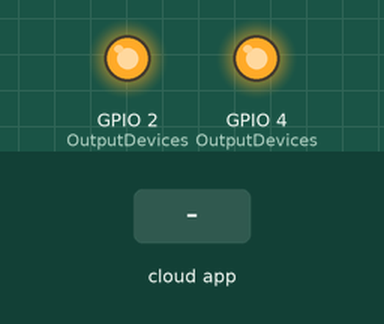
The sketch below on a simulated ESP8266 (NodeMCU). On the bench: output pins drawn as LEDs (lit = HIGH). Inputs (shaded band) come from the test bench. WiFi joins after 1.5 s; servers stay silent unless stated; not simulated (calls return 0 or success): credentials.h; what the sketch prints to the serial monitor is not drawn.

Above: at 2.8 s.
2.9 s: the phone or cloud app sets LED.Azul to 0
At 4.1 s:
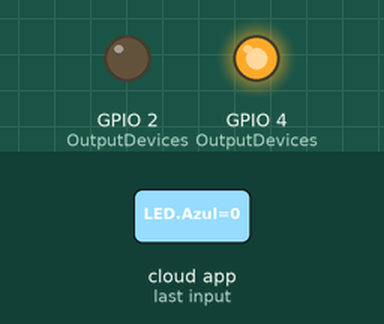
4.4 s: the phone or cloud app sets Luz.TV to 0
At 5.7 s:
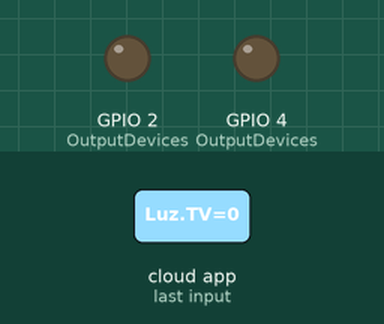
7.4 s: the phone or cloud app sets LED.Azul to 1
At 8.6 s:
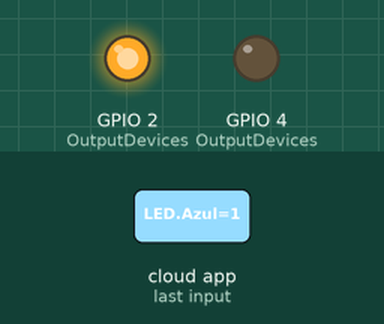
8.9 s: the phone or cloud app sets Luz.TV to 1
At 10.2 s:
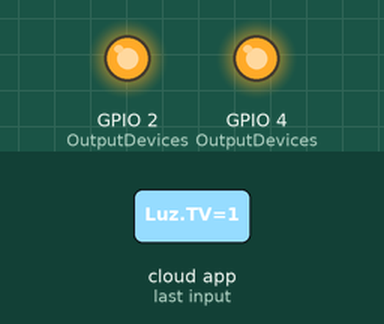
Timing chart, 0 to 11.4 s (numbered marks = the images above; inputs shaded):
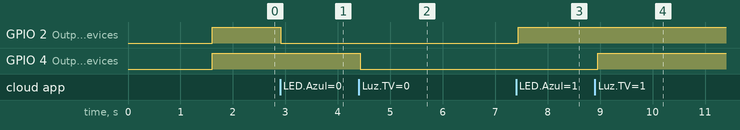

The sketch:

Alexa_ESP32.ino
```cpp
/* ======================================== [ INCLUSIONES ] ======================================== */

#include <Arduino.h>
#ifdef ESP32
    #include <WiFi.h>
#else
    #include <ESP8266WiFi.h>
#endif

#include <fauxmoESP.h>
#include "devices.h"
#include "WifiSetup.h"
#include "FauxmoSetup.h"
#include "SSD1306.h"

fauxmoESP fauxmo;

/* ======================================== [ MACROS & TYPEDEF ] ======================================== */

#define SERIAL_BAUDRATE     115200  // Serial_begin monitor

/* ======================================== [ VARIABLES ] ======================================== */

int freeHeap = 0;
String ssid = "Buscando...";

/* ======================================== [ SET UP ] ======================================== */

void setup() {
    // Inicia el puerto serial y limpia los datos previos
    Serial.begin(SERIAL_BAUDRATE);
    Serial.println();
    Serial.println("[MAIN SETUP] Iniciando...");

    // Inicializa el Display OLED
    ssd1306_init();

    // Configura la conexión WiFi
    wifiSetup();

    // Configura la conexión de dispositivos con Alexa
    fauxmoSetup();

}

/* ======================================== [ LOOP ] ======================================== */

void loop() {

    // fauxmoESP uses an async TCP server but a sync UDP server
    // Therefore, we have to manually poll for UDP packets
    fauxmo.handle();


    bool isConnected = WiFi.status() == WL_CONNECTED;

    if (WiFi.status() != WL_CONNECTED) {
        Serial.println("[MAIN] No se pudo conectar a WiFi.");
    } else {
    }

    // Obtener el estado del LED (por ejemplo, en el pin 2)
    bool ledState = digitalRead(4);


    // This is a sample code to output free heap every 5 seconds
    // This is a cheap way to detect memory leaks
    static unsigned long last = millis();
    if (millis() - last > 5000) {
        last = millis();
        Serial.printf("[MAIN] Free heap: %d bytes\n", ESP.getFreeHeap());
        freeHeap = ESP.getFreeHeap();
        ssid = WiFi.SSID();
    }

    // Actualizar la pantalla con la información
    ssd1306_displayInfo(ssid, isConnected, ledState, freeHeap);


    // Ejemplo de código para obtener el estado del pin 2 (LED azul)
    // int ledState = digitalRead(2); // Leer el estado del pin 2
    // digitalWrite(12, ledState ? HIGH : LOW);

    // If your device state is changed by any other means (MQTT, physical button,...)
    // you can instruct the library to report the new state to Alexa on next request:
    // fauxmo.setState(ID_YELLOW, true, 255);

    delay(100);

}
```

FauxmoSetup.cpp
```cpp
#include <Arduino.h>
#include <fauxmoESP.h>
#include "devices.h"
#include "FauxmoSetup.h"
#include <ESP.h>

extern fauxmoESP fauxmo; // Declarar la instancia externa de fauxmo

// Setup para de la biblioteca Fauxmo
void fauxmoSetup(){
    /* By default, fauxmoESP creates it's own webserver on the defined port. The TCP port must be 80 for gen3 devices (default is 1901). This has to be done before the call to enable() */
    fauxmo.createServer(true);
    fauxmo.setPort(80); // Required for gen3 devices
    /* You have to call enable(true) once you have a WiFi connection. You can enable or disable the library at any moment. Disabling it will prevent the devices from being discovered and switched */
    fauxmo.enable(true);

    // Configura los dispositivos
    setupOutputDevices();

    // Callback para manejar los comandos de Alexa
    fauxmo.onSetState([](unsigned char device_id, const char * device_name, bool state, unsigned char value) {
        // Callback when a command from Alexa is received.
        // State is a boolean (ON/OFF) and value a number from 0 to 255 (if you say "set kitchen light to 50%" you will receive a 128 here).
        // Just remember not to delay too much here, this is a callback, exit as soon as possible.
        // If you have to do something more involved here set a flag and process it in your main loop.

        Serial.printf("[FAUXMO SETUP] Device #%d (%s) state: %s value: %d\n", device_id, device_name, state ? "ON" : "OFF", value);


        // Controla los dispositivos según el comando de Alexa
        for (int i = 0; i < numOutputDevices; i++) {
            if (strcmp(device_name, OutputDevices[i].id) == 0) {  // Si la comparación coincide --> se encontró el dispositivo.
              digitalWrite(OutputDevices[i].pin, state ? HIGH : LOW);
              break; // Sale del bucle una vez que se encuentra el dispositivo
            }
        }

    });
    Serial.println("[FAUXMO SETUP] Configuración completada.");
}

// Función para configurar los dispositivos que se definan como OUTPUT y agregar dispositivo a fauxmo
void setupOutputDevices() {
    for (int i = 0; i < numOutputDevices; ++i) {
        pinMode(OutputDevices[i].pin, OUTPUT);
        digitalWrite(OutputDevices[i].pin, HIGH); // Apaga todos los dispositivos al inicio
        fauxmo.addDevice(OutputDevices[i].id);    // Agrega el dispositivo a fauxmo
    }
}
```

FauxmoSetup.h
```cpp
#ifndef FAUXMOSETUP_H
#define FAUXMOSETUP_H

void fauxmoSetup();
void setupOutputDevices();

#endif
```

WifiSetup.h
```cpp
#ifndef WIFISETUP_H
#define WIFISETUP_H

#include <ESP.h>
#include "credentials.h" // Incluye el archivo de credenciales

// Función para configurar la conexión WiFi
void wifiSetup() {
    WiFi.mode(WIFI_STA); // Set WIFI module to STA mode
    Serial.printf("[WIFI] Connecting to %s ", WIFI_SSID); // Connect to WiFi
    WiFi.begin(WIFI_SSID, WIFI_PASS);
    // Wait for connection
    while (WiFi.status() != WL_CONNECTED) {
        Serial.print(".");
        delay(400);
    }
    Serial.println();
    // Connected!
    Serial.printf("[WIFI] STATION Mode, SSID: %s, IP address: %s\n", WiFi.SSID().c_str(), WiFi.localIP().toString().c_str());

}

#endif
```

devices.cpp
```cpp
#include "devices.h"

// Arreglo de dispositivos de tipo "DEVICE" (pin, id)
Device OutputDevices[] = {
  {2, "LED Azul"},    // LED azul on board
  {4, "Luz TV"}
};

// Definición del tamaño del arreglo
const int numOutputDevices = sizeof(OutputDevices) / sizeof(OutputDevices[0]);
```

devices.h
```cpp
#ifndef DEVICES_H
#define DEVICES_H

// Enumeración para tipos de dispositivos
enum DeviceType {
    ON_OFF,     // Dispositivo ON/OFF
    DIMMABLE,   // Dispositivo con control de intensidad
};

// Estructura para representar un dispositivo
struct Device {
    int pin;        // Pin al que está conectado el dispositivo
    const char* id; // Comando de voz para el dispositivo en Alexa Home
};


// Declaración externa del arreglo de dispositivos de salida ON/OFF
extern Device OutputDevices[];
extern const int numOutputDevices; // Tamaño del arreglo de dispositivos


#endif
```

Measured:
- after the input at 2.9 s, GPIO 2 (OutputDevices): HIGH → LOW at once
- after the input at 4.4 s, GPIO 4 (OutputDevices): HIGH → LOW at once
- after the input at 7.4 s, GPIO 2 (OutputDevices): LOW → HIGH at once
- after the input at 8.9 s, GPIO 4 (OutputDevices): LOW → HIGH after 0.05 s
